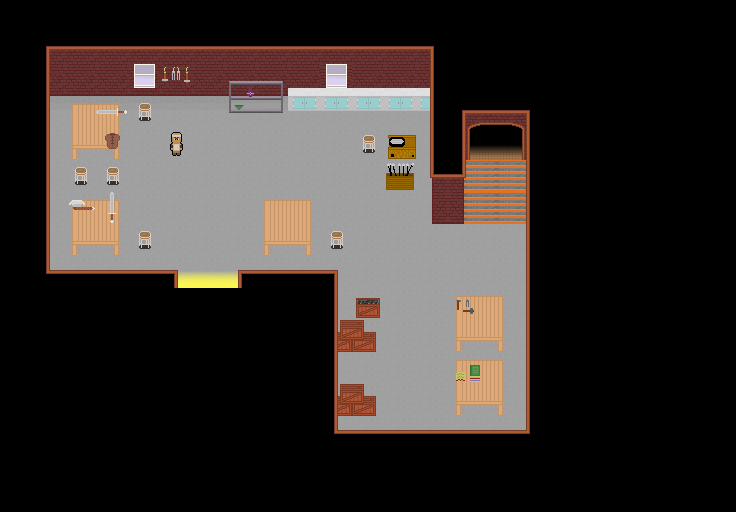

Tiled map render using the project's own tile images. Description and the map definition, with tile-layer contents summarised, below:
An orthogonal 23x16 tile map with 32x32 px tiles, 5 tile layers (Ground Layer, Ground Layer 2, Player Layer, Wall Layer, ...), 2 tilesets.

<map version="1.0" orientation="orthogonal" renderorder="right-down" width="23" height="16" tilewidth="32" tileheight="32" nextobjectid="1">
 <tileset firstgid="1" name="hollowspringsinterior" tilewidth="32" tileheight="32" tilecount="375">
  <image source="../Tilesets/hollowspringsinterior.png" width="480" height="800" />
 </tileset>
 <tileset firstgid="376" name="blacksmith" tilewidth="32" tileheight="32" tilecount="12">
  <image source="../Sprites/blacksmith.png" width="96" height="128" />
  <tile id="4">
   <animation>
    <frame tileid="4" duration="200" />
    <frame tileid="5" duration="200" />
    <frame tileid="4" duration="200" />
    <frame tileid="3" duration="200" />
   </animation>
  </tile>
 </tileset>
 <layer name="Ground Layer" width="23" height="16">
  <data>[368 cells, 360 non-empty, 5 distinct tile ids]</data>
 </layer>
 <layer name="Ground Layer 2" width="23" height="16">
  <data>[368 cells, 3 non-empty, 1 distinct tile ids]</data>
 </layer>
 <layer name="Player Layer" width="23" height="16">
  <data>[368 cells, 32 non-empty, 13 distinct tile ids]</data>
 </layer>
 <layer name="Wall Layer" width="23" height="16">
  <data>[368 cells, 64 non-empty, 17 distinct tile ids]</data>
 </layer>
 <layer name="Wall Decoration" width="23" height="16">
  <data>[368 cells, 288 non-empty, 17 distinct tile ids]</data>
 </layer>
</map>
